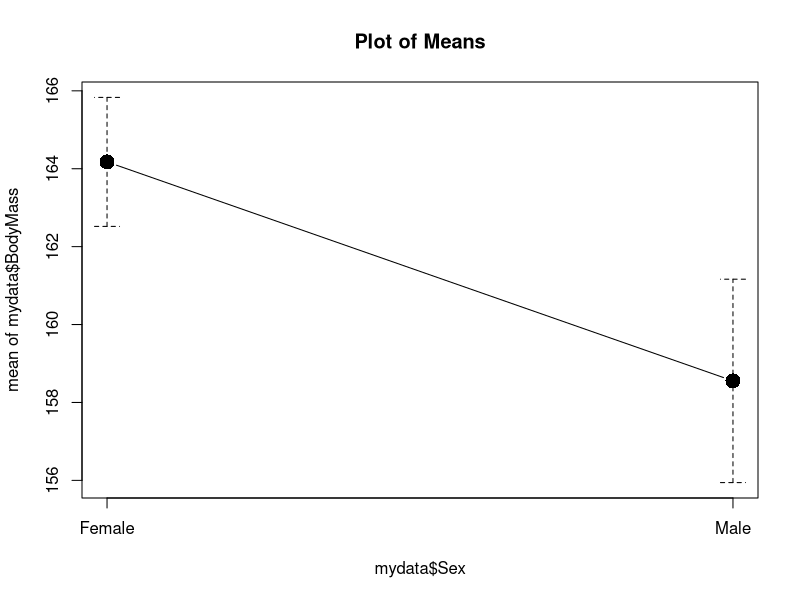
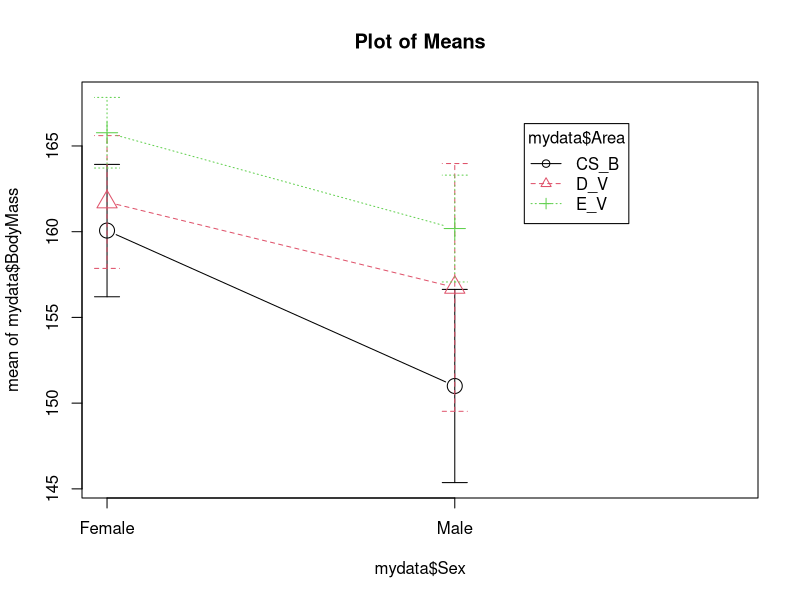
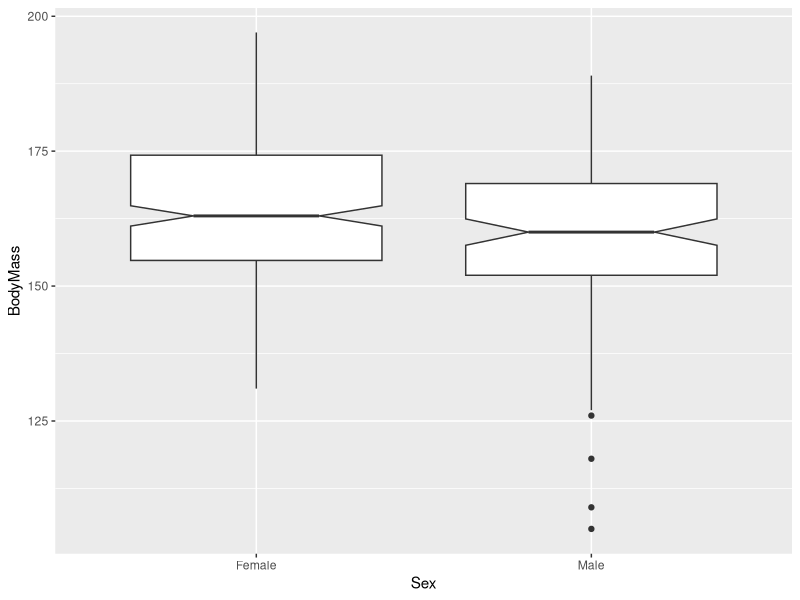
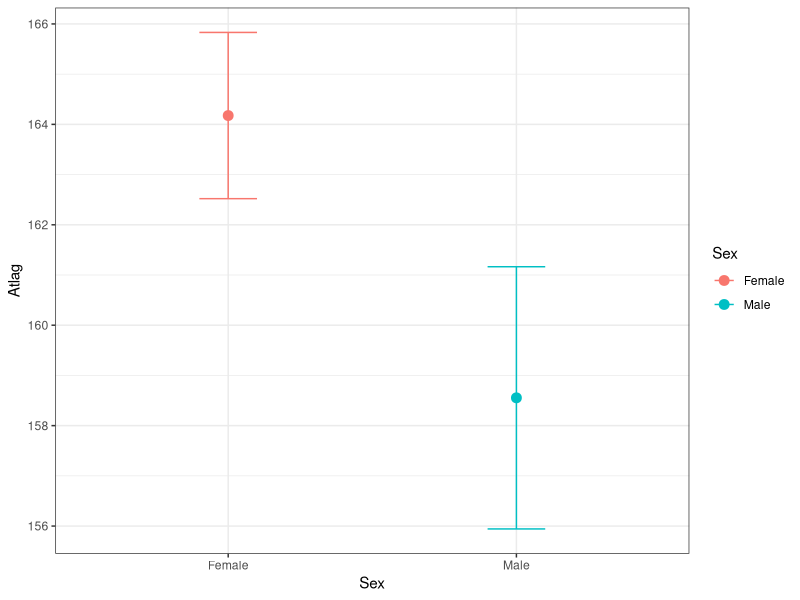
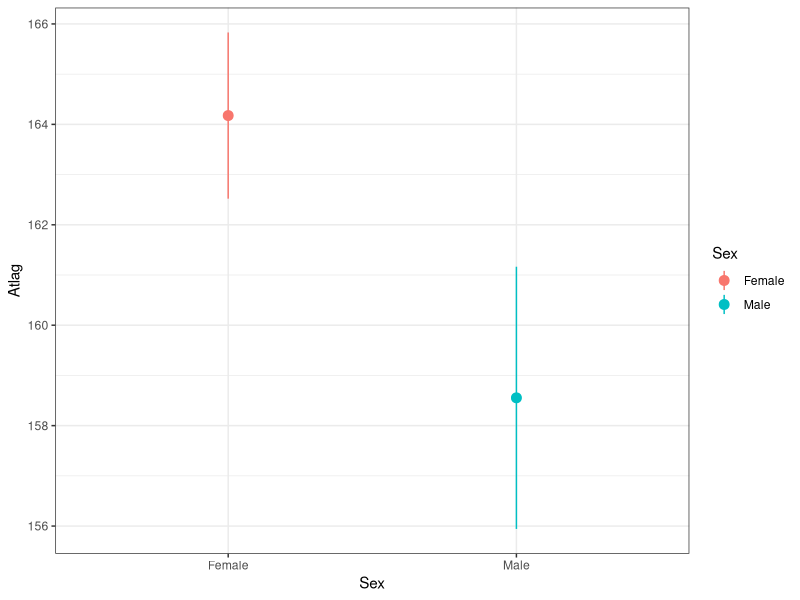
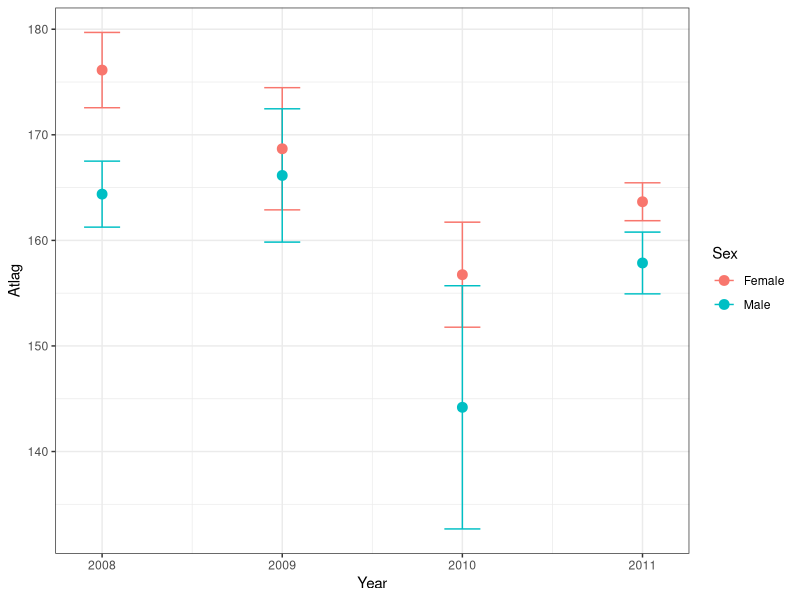
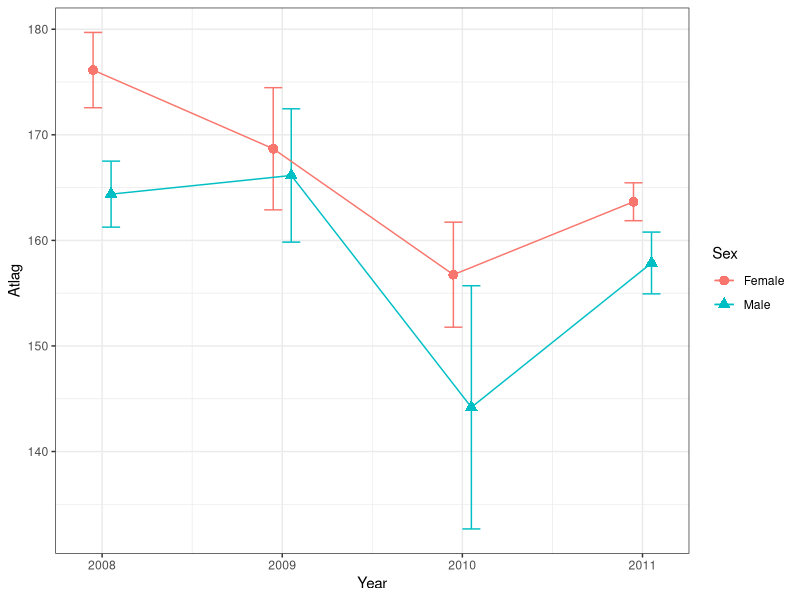

These charts were generated, in order, by the following R code:
#### Csomagok #####
library(tidyverse)
library(gmodels)
library(RcmdrMisc)
#### Adatbeolvasás:#####

mydata <- read.table(file = "falcon.csv", 
                     h = T,
                     sep = ",",
                     dec = ".")

######Intervallum becslések ###########


# SE fg. készítés mert nincs az r-ben

se <- function(vec){
  vec_sd <- sd(vec,
               na.rm = T)
  n <- length(vec)
  return(vec_sd/sqrt(n))
}

se(mydata$WingLength)
ci(mydata$WingLength)

# HF átlagra vonatkozó KI függvény konstruálása az előadásban vett kód alapján



#CI populációs arányra: p +- z_krit*sqrt(p(1-p)/n)

# függvényként (ezt később használni fogjuk a mintaelemszám becslésnél)
ci_prop <- function(p,n,alpha){
  ci_upper <- p+qnorm(1-(alpha/2))*sqrt(p*(1-p)/n)
  ci_lower <- p-qnorm(1-(alpha/2))*sqrt(p*(1-p)/n)
  return(c(ci_lower,ci_upper))
}

mydata %>% 
  group_by(Sex) %>% 
  tally

ci_prop(121/268,121+268,0.05)

# Jellemző ábrázolási módok:

plotMeans(response = mydata$BodyMass,
          factor1 = mydata$Sex,
          error.bars = "conf.int")


plotMeans(response = mydata$BodyMass,
          factor1 = mydata$Sex,
          factor2 = mydata$Area,
          error.bars = "conf.int")


# ggplot 

mydata %>% ggplot(aes(x=Sex,
                      y=BodyMass))+
  geom_boxplot(notch = T)

# notch szélesség: 1.58 * IQR / sqrt(n) 
# durva közelítése a KI-nek ezért csak óvatosan

# mean with errorbars plot
# kell egy táblázat amiben benne vannak a csoport átlagok,
# a CI alsó/felső és az SE alsó/felső
mydata %>% 
  group_by(Sex) %>% 
  summarise(Atlag = mean(BodyMass),
            f_CI = ci(BodyMass)[2],
            u_CI = ci(BodyMass)[3]) -> CI_summary

# errorbars
CI_summary %>% ggplot(aes(x = Sex,
                          y = Atlag,
                          colour= Sex)) +
  geom_errorbar(aes(ymin = u_CI,
                    ymax = f_CI,
                    width = 0.2)) +
  geom_point(size=3)+
  theme_bw()

# pointrange
CI_summary %>% ggplot(aes(x = Sex,
                          y = Atlag,
                          colour= Sex)) +
  geom_pointrange(aes(ymin = u_CI,
                      ymax = f_CI)) +
  geom_point(size=3)+
  theme_bw()

#Ivar és Év szerinti bontásban
mydata %>% 
  group_by(Sex,Year) %>% 
  summarise(Atlag = mean(BodyMass),
            f_CI = ci(BodyMass)[2],
            u_CI = ci(BodyMass)[3]) -> CI_summary_2

CI_summary_2 %>% ggplot(aes(x = Year,
                            y = Atlag,
                            colour= Sex)) +
  geom_errorbar(aes(ymin = u_CI,
                    ymax = f_CI,
                    width = 0.2)) +
  geom_point(size=3)+
  theme_bw()

# kicsit szebb ábra:
# 
CI_summary_2 %>% ggplot(aes(x = Year,
                            y = Atlag,
                            colour= Sex)) +
  geom_errorbar(aes(ymin = u_CI,
                    ymax = f_CI,
                    width = 0.2),
                position = position_dodge(0.2)) +
  geom_point(aes(shape=Sex),
             size=3,
             position = position_dodge(0.2))+
  geom_line(position = position_dodge(0.2))+
  theme_bw()
